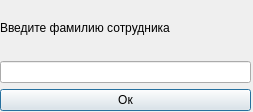
<?xml version="1.0" encoding="UTF-8"?>
<ui version="4.0">
 <class>Dialog</class>
 <widget class="QDialog" name="Dialog">
  <property name="geometry">
   <rect>
    <x>0</x>
    <y>0</y>
    <width>253</width>
    <height>112</height>
   </rect>
  </property>
  <property name="windowTitle">
   <string>Dialog</string>
  </property>
  <widget class="QWidget" name="gridLayoutWidget">
   <property name="geometry">
    <rect>
     <x>0</x>
     <y>0</y>
     <width>251</width>
     <height>111</height>
    </rect>
   </property>
   <layout class="QGridLayout" name="gridLayout">
    <item row="1" column="0">
     <widget class="QLineEdit" name="lineEdit"/>
    </item>
    <item row="0" column="0">
     <widget class="QLabel" name="label">
      <property name="text">
       <string>Введите фамилию сотрудника </string>
      </property>
     </widget>
    </item>
    <item row="2" column="0">
     <widget class="QPushButton" name="pushButton">
      <property name="text">
       <string>Ок</string>
      </property>
     </widget>
    </item>
   </layout>
  </widget>
 </widget>
 <resources/>
 <connections/>
</ui>
